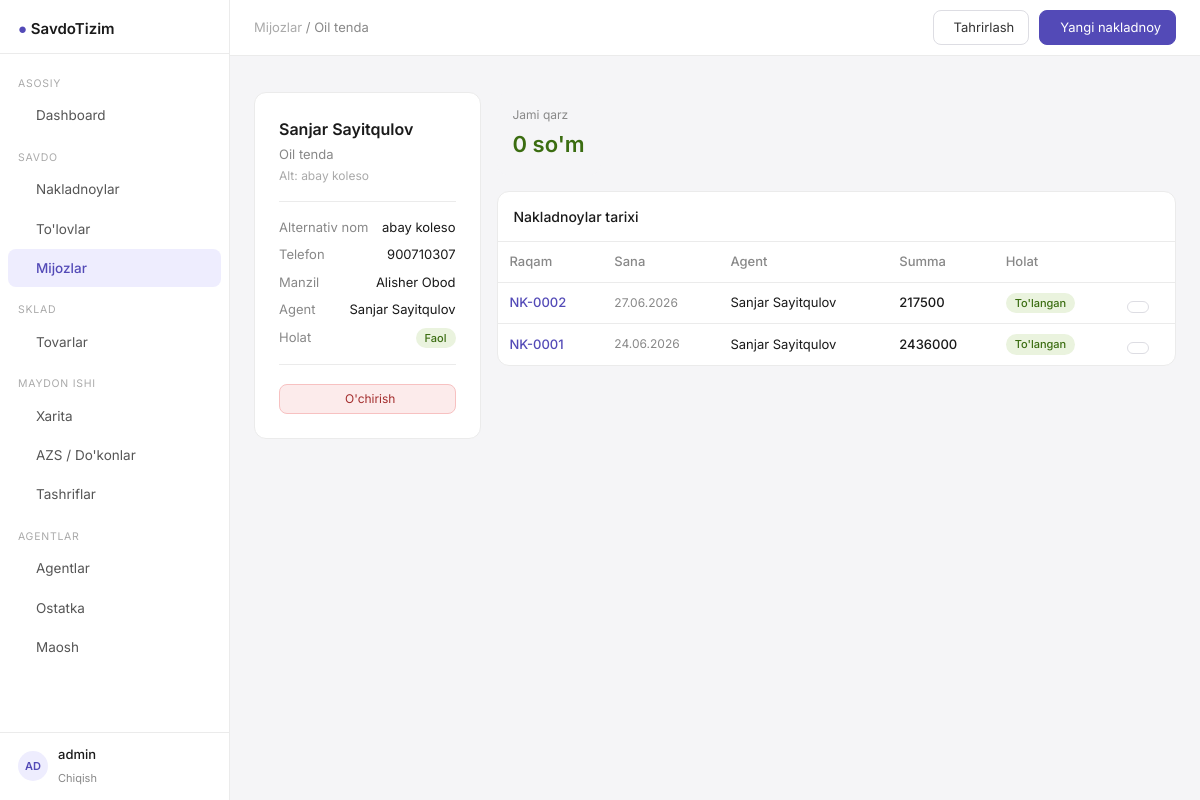
The app's page /clientes/1/ (signed in) with its own data.
### apps/models.py (models this page shows, shortened)
class User(AbstractUser):
    pass

class Cliente(Model):
    first_name = CharField(max_length=120)
    last_name = CharField(max_length=120)
    firma_name = CharField(max_length=120, blank=True)
    alternative_name = CharField(max_length=120, blank=True)
    phone = CharField(max_length=20, blank=True)
    address = CharField(max_length=255, blank=True)
    agent = ForeignKey(Agent, on_delete=SET_NULL, null=True, related_name='clientes')
    is_active = BooleanField(default=True)
    date_created = DateTimeField(auto_now_add=True)
    def __str__(self):
        return self.firma_name or f"{self.first_name} {self.last_name}"
    class Meta:
        verbose_name = "Mijoz"
        verbose_name_plural = "Mijozlar"

class Agent(Model):
    first_name = CharField(max_length=120)
    last_name = CharField(max_length=120)
    phone = CharField(max_length=20)
    address = CharField(max_length=255, blank=True)
    commission_rate = DecimalField(
        max_digits=5, decimal_places=2, default=3.0,
        help_text="Foiz stavkasi, masalan 3.5"
    )
    balance_limit = IntegerField(
        default=0,
        help_text="Agentga berilishi mumkin bo'lgan maksimal naqd pul"
    )
    is_active = BooleanField(default=True)
    date_created = DateTimeField(auto_now_add=True)
    def __str__(self):
        return f"{self.first_name} {self.last_name}"
    class Meta:
        verbose_name = "Agent"
        verbose_name_plural = "Agentlar"

class Order(Model):
    class Status(TextChoices):
        PENDING = 'pending', "Kutilmoqda"
        PAID = 'paid', "To'langan"
        DEBT = 'debt', "Qarz"
        CANCELLED = 'cancelled', "Bekor qilingan"
    class PaymentType(TextChoices):
        CASH = 'cash', "Naqd"
        TRANSFER = 'transfer', "Perechesleniye"
        DEBT = 'debt', "Qarz (keyinroq)"
    number = CharField(max_length=20, unique=True, blank=True)
    cliente = ForeignKey(Cliente, on_delete=CASCADE, related_name='orders')
    agent = ForeignKey(Agent, on_delete=CASCADE, related_name='orders')
    status = CharField(max_length=20, choices=Status.choices, default=Status.PENDING)
    payment_type = CharField(
        max_length=20, choices=PaymentType.choices, default=PaymentType.CASH
    )
    total_sum = IntegerField(default=0)
    nak_picture = ImageField(upload_to='orders/', null=True, blank=True)
    note = TextField(blank=True)
    date_created = DateTimeField(auto_now_add=True)
    date_updated = DateTimeField(auto_now=True)
    class Meta:
        verbose_name = "Nakladnoy"
        verbose_name_plural = "Nakladnoylar"
        ordering = ['-date_created']

### apps/views.py (the view)
# urls.py: path('clientes/<int:pk>/', views.cliente_detail, name='cliente_detail'),
@login_required
def cliente_detail(request, pk):
    cliente = get_object_or_404(Cliente, pk=pk)
    orders = cliente.orders.all()[:20]
    total_debt = (
            cliente.orders.filter(status='debt')
            .aggregate(s=Sum('total_sum'))['s'] or 0
    )
    context = {'cliente': cliente, 'orders': orders, 'total_debt': total_debt}
    return render(request, 'clientes/detail.html', context)

### templates/clientes/detail.html (shortened to what this page needs)
{% extends "base.html" %}
{% block breadcrumb %}
    <a href="{% url 'cliente_list' %}" style="color:#aaa;text-decoration:none;">Mijozlar</a> / {{ cliente }}
{% endblock %}
{% block topbar_actions %}
    <a href="{% url 'cliente_update' cliente.pk %}" class="btn"> Tahrirlash</a>
    <a href="{% url 'order_create' %}" class="btn btn-primary"> Yangi nakladnoy</a>
{% endblock %}
{% block content %}
    <div style="display:grid; grid-template-columns:1fr 3fr; gap:16px;">
        <div class="card" style="padding:24px;">
            <div style="font-size:16px; font-weight:600; margin-bottom:4px;">{{ cliente.first_name }} {{ cliente.last_name }}</div>
            {% if cliente.firma_name %}
                <div style="font-size:13px; color:#888; margin-bottom:2px;">{{ cliente.firma_name }}</div>
            {% endif %}
            {% if cliente.alternative_name %}
                <div style="font-size:12px; color:#aaa; margin-bottom:16px;">Alt: {{ cliente.alternative_name }}</div>
            {% else %}
                <div style="margin-bottom:16px;"></div>
            {% endif %}
            <hr class="divider">
            <div style="font-size:13px;">
                <div style="display:flex; justify-content:space-between; margin-bottom:8px;">
                    <span style="color:#888;">Alternativ nom</span>
                    <span>{{ cliente.alternative_name|default:"—" }}</span>
                </div>
                <div style="display:flex; justify-content:space-between; margin-bottom:8px;">
                    <span style="color:#888;">Telefon</span>
                    <span>{{ cliente.phone|default:"—" }}</span>
                </div>
                <div style="display:flex; justify-content:space-between; margin-bottom:8px;">
                    <span style="color:#888;">Manzil</span>
                    <span>{{ cliente.address|default:"—" }}</span>
                </div>
                <div style="display:flex; justify-content:space-between; margin-bottom:8px;">
                    <span style="color:#888;">Agent</span>
                    <span>{{ cliente.agent|default:"—" }}</span>
                </div>
                <div style="display:flex; justify-content:space-between;">
                    <span style="color:#888;">Holat</span>
                    {% if cliente.is_active %}
                        <span class="badge badge-green">Faol</span>
                    {% else %}
                        <span class="badge badge-red">Nofaol</span>
                    {% endif %}
                </div>
            </div>
            <hr class="divider">
            <a href="{% url 'cliente_delete' cliente.pk %}" class="btn btn-danger btn-sm"
               style="width:100%; justify-content:center;">
                 O'chirish
            </a>
        </div>
        <div>
            <div class="stat-card" style="margin-bottom:16px; display:inline-block;">
                <div class="stat-label">Jami qarz</div>
                <div class="stat-val" style="color:{% if total_debt > 0 %}#A32D2D{% else %}#3B6D11{% endif %};">
                    {{ total_debt|floatformat:0 }} so'm
                </div>
            </div>
            <div class="card">
                <div style="padding:14px 16px; border-bottom:1px solid #EBEBEB; font-size:14px; font-weight:500;">
                    Nakladnoylar tarixi
                </div>
                <table class="table-base">
                    <thead>
                    <tr>
                        <th>Raqam</th>
                        <th>Sana</th>
                        <th>Agent</th>
                        <th>Summa</th>
                        <th>Holat</th>
                        <th></th>
                    </tr>
                    </thead>
                    <tbody>
                    {% for order in orders %}
                        <tr>
                            <td>
                                <a href="{% url 'order_detail' order.pk %}"
                                   style="color:#534AB7; text-decoration:none; font-weight:500;">
                                    {{ order.number }}
                                </a>
                            </td>
                            <td style="color:#888; font-size:12px;">{{ order.date_created|date:"d.m.Y" }}</td>
                            <td>{{ order.agent }}</td>
                            <td style="font-weight:500;">{{ order.total_sum|floatformat:0 }}</td>
                            <td>
                                {% if order.status == 'paid' %}
                                    <span class="badge badge-green">To'langan</span>
                                {% elif order.status == 'debt' %}
                                    <span class="badge badge-red">Qarz</span>
                                {% elif order.status == 'pending' %}
                                    <span class="badge badge-amber">Kutilmoqda</span>
                                {% else %}
                                    <span class="badge badge-gray">Bekor</span>
                                {% endif %}
                            </td>
                            <td><a href="{% url 'order_detail' order.pk %}" class="btn btn-sm"></a>
                            </td>
                        </tr>
                    {% empty %}
                        <tr>
                            <td colspan="6" style="text-align:center; color:#aaa; padding:24px;">Nakladnoy yo'q</td>
                        </tr>
                    {% endfor %}
                    </tbody>
                </table>
            </div>
        </div>
    </div>
{% endblock %}

### templates/base.html (shortened to what this page needs)
<!DOCTYPE html>
<html lang="uz">
<head>
    <script src="https://cdn.tailwindcss.com"></script>
    <link rel="stylesheet" href="https://cdn.jsdelivr.net/npm/@tabler/icons-webfont@latest/tabler-icons.min.css"/>
</head>
<body>
<aside class="sidebar">
    <div style="padding:16px 18px 12px; border-bottom:1px solid #EBEBEB;">
    <span style="font-size:15px; font-weight:600;">
      <span style="color:#534AB7;">●</span> SavdoTizim
    </span>
    </div>
    <nav style="flex:1; padding:8px 0; overflow-y:auto;">
        <div class="nav-section">Asosiy</div>
        <a href="{% url 'dashboard' %}"
           class="nav-link {% if request.resolver_match.url_name == 'dashboard' %}active{% endif %}">
             Dashboard
        </a>
        <div class="nav-section">Savdo</div>
        <a href="{% url 'order_list' %}"
           class="nav-link {% if 'order' in request.resolver_match.url_name %}active{% endif %}">
             Nakladnoylar
        </a>
        <a href="{% url 'payment_list' %}"
           class="nav-link {% if 'payment' in request.resolver_match.url_name %}active{% endif %}">
             To'lovlar
        </a>
        <a href="{% url 'cliente_list' %}"
           class="nav-link {% if 'cliente' in request.resolver_match.url_name %}active{% endif %}">
             Mijozlar
        </a>
        <div class="nav-section">Sklad</div>
        <a href="{% url 'product_list' %}"
           class="nav-link {% if 'product' in request.resolver_match.url_name %}active{% endif %}">
             Tovarlar
        </a>
        <div class="nav-section">Maydon ishi</div>
        <a href="{% url 'point_map' %}"
           class="nav-link {% if request.resolver_match.url_name == 'point_map' %}active{% endif %}">
             Xarita
        </a>
        <a href="{% url 'point_list' %}"
           class="nav-link {% if request.resolver_match.url_name in 'point_list,point_create,point_update' %}active{% endif %}">
             AZS / Do'konlar
        </a>
        <a href="{% url 'visit_list' %}"
           class="nav-link {% if 'visit' in request.resolver_match.url_name %}active{% endif %}">
             Tashriflar
        </a>
        <div class="nav-section">Agentlar</div>
        <a href="{% url 'agent_list' %}"
           class="nav-link {% if request.resolver_match.url_name in 'agent_list,agent_detail' %}active{% endif %}">
             Agentlar
        </a>
        <a href="{% url 'agent_balance_list' %}"
           class="nav-link {% if 'balance' in request.resolver_match.url_name %}active{% endif %}">
             Ostatka
        </a>
        <a href="{% url 'salary_list' %}"
           class="nav-link {% if 'salary' in request.resolver_match.url_name %}active{% endif %}">
             Maosh
        </a>
    </nav>
    <div style="padding:12px 18px; border-top:1px solid #EBEBEB;">
        {% if user.is_authenticated %}
            <div style="display:flex; align-items:center; gap:10px;">
                <div class="avatar">{{ user.username|slice:":2"|upper }}</div>
                <div>
                    <div style="font-size:13px; font-weight:500;">{{ user.get_full_name|default:user.username }}</div>
                    <a href="{% url 'logout' %}" style="font-size:11px; color:#888; text-decoration:none;">Chiqish</a>
                </div>
            </div>
        {% endif %}
    </div>
</aside>
<div class="main-content">
    <header class="topbar" style="display:flex; align-items:center; justify-content:space-between; padding:0 24px;">
        <nav style="font-size:13px; color:#888;">
            {% block breadcrumb %}{% endblock %}
        </nav>
        <div style="display:flex; align-items:center; gap:10px;">
            {% block topbar_actions %}{% endblock %}
        </div>
    </header>
    <main style="padding:24px; flex:1;">
        {% block content %}{% endblock %}
    </main>
</div>
</body>
</html>

### templates/base.html (style rules this page uses)
* { box-sizing: border-box; }
body { font-family: 'Inter', sans-serif; background: #F5F5F7; color: #1a1a1a; }
.sidebar { width: 230px; min-height: 100vh; background: #fff; border-right: 1px solid #EBEBEB; position: fixed; top: 0; left: 0; bottom: 0; z-index: 40; display: flex; flex-direction: column; }
.main-content { margin-left: 230px; min-height: 100vh; display: flex; flex-direction: column; }
.topbar { height: 56px; background: #fff; border-bottom: 1px solid #EBEBEB; position: sticky; top: 0; z-index: 30; }
.nav-link { display: flex; align-items: center; gap: 10px; padding: 9px 18px; font-size: 13.5px; color: #555; border-radius: 8px; margin: 1px 8px; transition: background .12s, color .12s; text-decoration: none; }
.nav-link.active { background: #EEEDFE; color: #534AB7; font-weight: 500; }
.nav-section { font-size: 10.5px; color: #aaa; padding: 14px 18px 4px; text-transform: uppercase; letter-spacing: .07em; }
.badge { display: inline-flex; align-items: center; font-size: 11px; padding: 2px 9px; border-radius: 20px; font-weight: 500; }
.badge-green { background: #EAF3DE; color: #3B6D11; }
.card { background: #fff; border: 1px solid #EBEBEB; border-radius: 12px; }
.table-base { width: 100%; border-collapse: collapse; font-size: 13px; }
.table-base th { text-align: left; padding: 10px 12px; color: #888; font-weight: 500; border-bottom: 1px solid #EBEBEB; white-space: nowrap; }
.table-base td { padding: 10px 12px; border-bottom: 1px solid #EBEBEB; vertical-align: middle; }
.table-base tr:last-child td { border-bottom: none; }
.btn { display: inline-flex; align-items: center; gap: 6px; padding: 7px 14px; font-size: 13px; border-radius: 8px; border: 1px solid #DDDDE3; background: #fff; cursor: pointer; color: #333; text-decoration: none; transition: background .12s; }
.btn-primary { background: #534AB7; color: #fff; border-color: #534AB7; }
.btn-danger { background: #FCEBEB; color: #A32D2D; border-color: #F7C1C1; }
.btn-sm { padding: 5px 10px; font-size: 12px; }
.avatar { width: 30px; height: 30px; border-radius: 50%; background: #EEEDFE; color: #534AB7; font-size: 11px; font-weight: 600; display: inline-flex; align-items: center; justify-content: center; flex-shrink: 0; }
.stat-card { background: #F5F5F7; border-radius: 10px; padding: 14px 16px; }
.stat-card .stat-label { font-size: 12px; color: #888; margin-bottom: 4px; }
.stat-card .stat-val { font-size: 22px; font-weight: 600; color: #1a1a1a; }
.divider { border: none; border-top: 1px solid #EBEBEB; margin: 16px 0; }

### records on screen
User: username "AD", get_full_name "admin"
Cliente: firma_name "Oil tenda", first_name "Sanjar", last_name "Sayitqulov", alternative_name "abay koleso", phone "900710307", address "Alisher Obod", agent "Sanjar Sayitqulov"
Order: number "NK-0002", date_created "27.06.2026", agent "Sanjar Sayitqulov", total_sum "217500", status "To'langan"
Order: number "NK-0001", date_created "24.06.2026", agent "Sanjar Sayitqulov", total_sum "2436000", status "To'langan"

### other values on screen
{{ total_debt|floatformat:0 }} "0"
